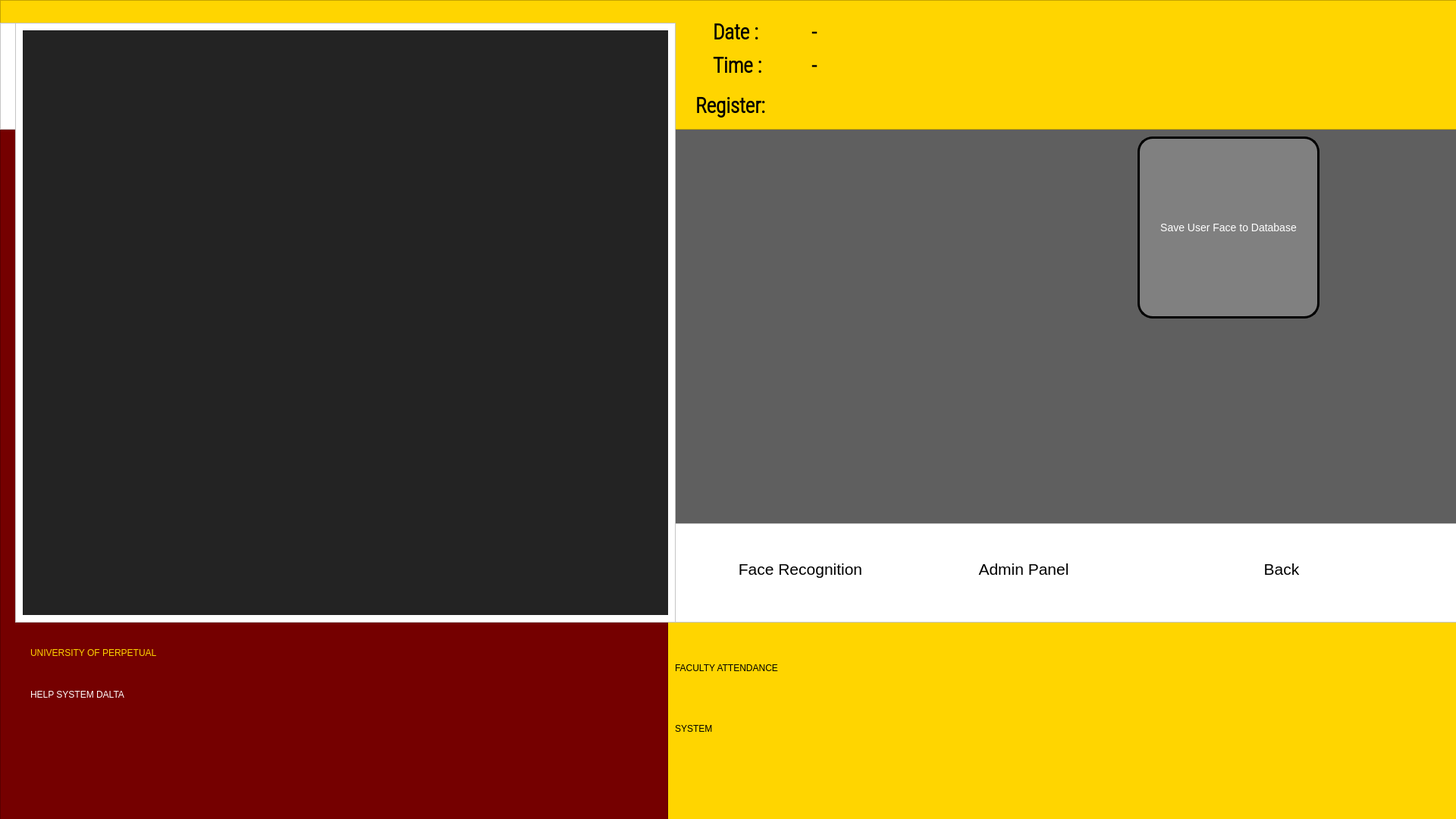
<?xml version="1.0" encoding="UTF-8"?>
<ui version="4.0">
 <class>OutputDialog</class>
 <widget class="QDialog" name="OutputDialog">
  <property name="geometry">
   <rect>
    <x>0</x>
    <y>0</y>
    <width>1920</width>
    <height>1080</height>
   </rect>
  </property>
  <property name="minimumSize">
   <size>
    <width>1920</width>
    <height>1080</height>
   </size>
  </property>
  <property name="maximumSize">
   <size>
    <width>1920</width>
    <height>1080</height>
   </size>
  </property>
  <property name="font">
   <font>
    <family>Calibri</family>
    <weight>75</weight>
    <bold>true</bold>
   </font>
  </property>
  <property name="windowTitle">
   <string>Face Recognition Attendance App</string>
  </property>
  <property name="windowIcon">
   <iconset>
    <normaloff>../../Users/JULIAN/Downloads/UNI.png</normaloff>../../Users/JULIAN/Downloads/UNI.png</iconset>
  </property>
  <property name="windowOpacity">
   <double>1.000000000000000</double>
  </property>
  <property name="autoFillBackground">
   <bool>false</bool>
  </property>
  <property name="styleSheet">
   <string notr="true">background-color: rgb(95, 95, 95);
</string>
  </property>
  <property name="sizeGripEnabled">
   <bool>false</bool>
  </property>
  <widget class="QWidget" name="gridLayoutWidget">
   <property name="geometry">
    <rect>
     <x>940</x>
     <y>20</y>
     <width>391</width>
     <height>88</height>
    </rect>
   </property>
   <layout class="QGridLayout" name="gridLayout_2">
    <property name="spacing">
     <number>0</number>
    </property>
    <item row="1" column="0">
     <widget class="QLabel" name="label_2">
      <property name="font">
       <font>
        <family>Roboto Condensed Light</family>
        <pointsize>20</pointsize>
        <weight>75</weight>
        <bold>true</bold>
       </font>
      </property>
      <property name="styleSheet">
       <string notr="true">color: rgb(0, 0, 0);
background-color: rgb(255, 213, 0);</string>
      </property>
      <property name="text">
       <string>Time :</string>
      </property>
     </widget>
    </item>
    <item row="0" column="0">
     <widget class="QLabel" name="label">
      <property name="enabled">
       <bool>true</bool>
      </property>
      <property name="font">
       <font>
        <family>Roboto Condensed Light</family>
        <pointsize>20</pointsize>
        <weight>75</weight>
        <bold>true</bold>
       </font>
      </property>
      <property name="styleSheet">
       <string notr="true">color: rgb(0, 0, 0);
background-color: rgb(255, 213, 0);</string>
      </property>
      <property name="text">
       <string>Date :</string>
      </property>
     </widget>
    </item>
    <item row="0" column="1" colspan="2">
     <widget class="QLabel" name="Date_Label">
      <property name="font">
       <font>
        <family>Roboto Condensed Light</family>
        <pointsize>20</pointsize>
        <weight>75</weight>
        <bold>true</bold>
       </font>
      </property>
      <property name="styleSheet">
       <string notr="true">color: rgb(0, 0, 0);
background-color: rgb(255, 213, 0);</string>
      </property>
      <property name="text">
       <string>-</string>
      </property>
     </widget>
    </item>
    <item row="1" column="1" colspan="2">
     <widget class="QLabel" name="Time_Label">
      <property name="font">
       <font>
        <family>Roboto Condensed Light</family>
        <pointsize>20</pointsize>
        <weight>75</weight>
        <bold>true</bold>
       </font>
      </property>
      <property name="styleSheet">
       <string notr="true">color: rgb(0, 0, 0);
background-color: rgb(255, 213, 0);</string>
      </property>
      <property name="text">
       <string>-</string>
      </property>
     </widget>
    </item>
   </layout>
  </widget>
  <widget class="QPushButton" name="RegisterFaceButton">
   <property name="geometry">
    <rect>
     <x>1500</x>
     <y>180</y>
     <width>240</width>
     <height>240</height>
    </rect>
   </property>
   <property name="maximumSize">
    <size>
     <width>300</width>
     <height>240</height>
    </size>
   </property>
   <property name="font">
    <font>
     <family>Arial</family>
     <pointsize>-1</pointsize>
     <weight>50</weight>
     <italic>false</italic>
     <bold>false</bold>
    </font>
   </property>
   <property name="cursor">
    <cursorShape>ArrowCursor</cursorShape>
   </property>
   <property name="styleSheet">
    <string notr="true">QPushButton { border-radius: 20px; background-color: grey; color: white; font-size: 14px; border: 3px solid black; transition: background-color 1s; }
QPushButton:hover { background-color: gold; color: black; font-size: 18px; border: 3px solid black;}
        </string>
   </property>
   <property name="text">
    <string>Save User Face to Database</string>
   </property>
   <property name="iconSize">
    <size>
     <width>30</width>
     <height>25</height>
    </size>
   </property>
   <property name="checkable">
    <bool>true</bool>
   </property>
   <property name="flat">
    <bool>false</bool>
   </property>
  </widget>
  <widget class="QLabel" name="imgLabel">
   <property name="geometry">
    <rect>
     <x>30</x>
     <y>40</y>
     <width>851</width>
     <height>771</height>
    </rect>
   </property>
   <property name="minimumSize">
    <size>
     <width>4</width>
     <height>0</height>
    </size>
   </property>
   <property name="maximumSize">
    <size>
     <width>1000</width>
     <height>1000</height>
    </size>
   </property>
   <property name="styleSheet">
    <string notr="true">background-color: rgb(35, 35, 35);
border-color: rgb(0, 0, 0);
</string>
   </property>
   <property name="text">
    <string/>
   </property>
  </widget>
  <widget class="QLabel" name="label_3">
   <property name="geometry">
    <rect>
     <x>917</x>
     <y>120</y>
     <width>151</width>
     <height>39</height>
    </rect>
   </property>
   <property name="font">
    <font>
     <family>Roboto Condensed Light</family>
     <pointsize>20</pointsize>
     <weight>75</weight>
     <bold>true</bold>
    </font>
   </property>
   <property name="styleSheet">
    <string notr="true">color: rgb(0, 0, 0);
background-color: rgb(255, 213, 0);</string>
   </property>
   <property name="text">
    <string>Register:</string>
   </property>
  </widget>
  <widget class="QFrame" name="frame">
   <property name="geometry">
    <rect>
     <x>20</x>
     <y>30</y>
     <width>871</width>
     <height>791</height>
    </rect>
   </property>
   <property name="styleSheet">
    <string notr="true">background-color: rgb(255, 255, 255);</string>
   </property>
   <property name="frameShape">
    <enum>QFrame::StyledPanel</enum>
   </property>
   <property name="frameShadow">
    <enum>QFrame::Raised</enum>
   </property>
  </widget>
  <widget class="QFrame" name="frame_2">
   <property name="geometry">
    <rect>
     <x>890</x>
     <y>690</y>
     <width>1031</width>
     <height>131</height>
    </rect>
   </property>
   <property name="styleSheet">
    <string notr="true">background-color: rgb(255, 255, 255);</string>
   </property>
   <property name="frameShape">
    <enum>QFrame::StyledPanel</enum>
   </property>
   <property name="frameShadow">
    <enum>QFrame::Raised</enum>
   </property>
   <widget class="QPushButton" name="ClockInButton">
    <property name="geometry">
     <rect>
      <x>50</x>
      <y>40</y>
      <width>231</width>
      <height>40</height>
     </rect>
    </property>
    <property name="maximumSize">
     <size>
      <width>300</width>
      <height>40</height>
     </size>
    </property>
    <property name="font">
     <font>
      <family>Arial</family>
      <pointsize>16</pointsize>
      <weight>50</weight>
      <italic>false</italic>
      <bold>false</bold>
     </font>
    </property>
    <property name="styleSheet">
     <string notr="true">QPushButton{
color: rgb(0, 0, 0);
font: 16pt &quot;Arial&quot;;
background-color:#000000ff;
border-radius:20px;

}

QPushButton:hover{
color: rgb(0, 0, 0);
font: 16pt &quot;Arial&quot;;
background-color: rgb(226, 226, 226);
border-radius:20px;

}</string>
    </property>
    <property name="text">
     <string>Face Recognition</string>
    </property>
    <property name="checkable">
     <bool>true</bool>
    </property>
   </widget>
   <widget class="QPushButton" name="ClockOutButton">
    <property name="geometry">
     <rect>
      <x>310</x>
      <y>40</y>
      <width>300</width>
      <height>40</height>
     </rect>
    </property>
    <property name="maximumSize">
     <size>
      <width>300</width>
      <height>40</height>
     </size>
    </property>
    <property name="font">
     <font>
      <family>Arial</family>
      <pointsize>16</pointsize>
      <weight>50</weight>
      <italic>false</italic>
      <bold>false</bold>
     </font>
    </property>
    <property name="cursor">
     <cursorShape>ArrowCursor</cursorShape>
    </property>
    <property name="styleSheet">
     <string notr="true">QPushButton{
color: rgb(0, 0, 0);
font: 16pt &quot;Arial&quot;;
background-color:#000000ff;
border-radius:20px;

}

QPushButton:hover{
color: rgb(0, 0, 0);
font: 16pt &quot;Arial&quot;;
background-color: rgb(226, 226, 226);
border-radius:20px;

}</string>
    </property>
    <property name="text">
     <string>Admin Panel</string>
    </property>
    <property name="checkable">
     <bool>true</bool>
    </property>
    <property name="flat">
     <bool>false</bool>
    </property>
   </widget>
   <widget class="QPushButton" name="backButton">
    <property name="geometry">
     <rect>
      <x>650</x>
      <y>40</y>
      <width>300</width>
      <height>40</height>
     </rect>
    </property>
    <property name="maximumSize">
     <size>
      <width>300</width>
      <height>40</height>
     </size>
    </property>
    <property name="font">
     <font>
      <family>Arial</family>
      <pointsize>16</pointsize>
      <weight>50</weight>
      <italic>false</italic>
      <bold>false</bold>
     </font>
    </property>
    <property name="cursor">
     <cursorShape>ArrowCursor</cursorShape>
    </property>
    <property name="styleSheet">
     <string notr="true">QPushButton{
color: rgb(0, 0, 0);
font: 16pt &quot;Arial&quot;;
background-color:#000000ff;
border-radius:20px;

}

QPushButton:hover{
color: rgb(0, 0, 0);
font: 16pt &quot;Arial&quot;;
background-color: rgb(226, 226, 226);
border-radius:20px;

}</string>
    </property>
    <property name="text">
     <string>Back</string>
    </property>
    <property name="checkable">
     <bool>true</bool>
    </property>
    <property name="flat">
     <bool>false</bool>
    </property>
   </widget>
  </widget>
  <widget class="QFrame" name="frame_3">
   <property name="geometry">
    <rect>
     <x>0</x>
     <y>0</y>
     <width>881</width>
     <height>1081</height>
    </rect>
   </property>
   <property name="styleSheet">
    <string notr="true">background-color: rgb(117, 0, 0);</string>
   </property>
   <property name="frameShape">
    <enum>QFrame::StyledPanel</enum>
   </property>
   <property name="frameShadow">
    <enum>QFrame::Raised</enum>
   </property>
   <widget class="QLabel" name="label_5">
    <property name="geometry">
     <rect>
      <x>40</x>
      <y>830</y>
      <width>831</width>
      <height>61</height>
     </rect>
    </property>
    <property name="styleSheet">
     <string notr="true">font: 75 39pt &quot;Perpetual&quot;;
color: rgb(255, 213, 0);</string>
    </property>
    <property name="text">
     <string>UNIVERSITY OF PERPETUAL</string>
    </property>
   </widget>
   <widget class="QLabel" name="label_6">
    <property name="geometry">
     <rect>
      <x>40</x>
      <y>890</y>
      <width>581</width>
      <height>51</height>
     </rect>
    </property>
    <property name="styleSheet">
     <string notr="true">font: 75 39pt &quot;Perpetua&quot;;
color: rgb(255, 255, 255);</string>
    </property>
    <property name="text">
     <string>HELP SYSTEM DALTA</string>
    </property>
   </widget>
  </widget>
  <widget class="QFrame" name="frame_4">
   <property name="geometry">
    <rect>
     <x>0</x>
     <y>0</y>
     <width>1921</width>
     <height>171</height>
    </rect>
   </property>
   <property name="styleSheet">
    <string notr="true">background-color: rgb(255, 213, 0);
</string>
   </property>
   <property name="frameShape">
    <enum>QFrame::StyledPanel</enum>
   </property>
   <property name="frameShadow">
    <enum>QFrame::Raised</enum>
   </property>
   <widget class="QFrame" name="frame_6">
    <property name="geometry">
     <rect>
      <x>0</x>
      <y>30</y>
      <width>41</width>
      <height>141</height>
     </rect>
    </property>
    <property name="styleSheet">
     <string notr="true">background-color: rgb(255, 255, 255);</string>
    </property>
    <property name="frameShape">
     <enum>QFrame::StyledPanel</enum>
    </property>
    <property name="frameShadow">
     <enum>QFrame::Raised</enum>
    </property>
   </widget>
  </widget>
  <widget class="QFrame" name="frame_5">
   <property name="geometry">
    <rect>
     <x>880</x>
     <y>820</y>
     <width>1041</width>
     <height>261</height>
    </rect>
   </property>
   <property name="styleSheet">
    <string notr="true">background-color: rgb(255, 213, 0);</string>
   </property>
   <property name="frameShape">
    <enum>QFrame::StyledPanel</enum>
   </property>
   <property name="frameShadow">
    <enum>QFrame::Raised</enum>
   </property>
   <widget class="QLabel" name="label_7">
    <property name="geometry">
     <rect>
      <x>10</x>
      <y>10</y>
      <width>1031</width>
      <height>101</height>
     </rect>
    </property>
    <property name="styleSheet">
     <string notr="true">font: 75 60pt &quot;Perpetua&quot;;</string>
    </property>
    <property name="text">
     <string>FACULTY ATTENDANCE</string>
    </property>
   </widget>
   <widget class="QLabel" name="label_8">
    <property name="geometry">
     <rect>
      <x>10</x>
      <y>100</y>
      <width>331</width>
      <height>81</height>
     </rect>
    </property>
    <property name="styleSheet">
     <string notr="true">font: 75 60pt &quot;Perpetua&quot;;</string>
    </property>
    <property name="text">
     <string>SYSTEM</string>
    </property>
   </widget>
  </widget>
  <widget class="QLabel" name="label_4">
   <property name="geometry">
    <rect>
     <x>890</x>
     <y>170</y>
     <width>1031</width>
     <height>521</height>
    </rect>
   </property>
   <property name="text">
    <string/>
   </property>
   <property name="pixmap">
    <pixmap>UPHSD-Las-Pinas (1).jpg</pixmap>
   </property>
  </widget>
  <zorder>label_4</zorder>
  <zorder>frame_5</zorder>
  <zorder>frame_3</zorder>
  <zorder>frame_4</zorder>
  <zorder>frame</zorder>
  <zorder>gridLayoutWidget</zorder>
  <zorder>RegisterFaceButton</zorder>
  <zorder>imgLabel</zorder>
  <zorder>label_3</zorder>
  <zorder>frame_2</zorder>
 </widget>
 <resources>
  <include location="resource.qrc"/>
 </resources>
 <connections/>
</ui>
